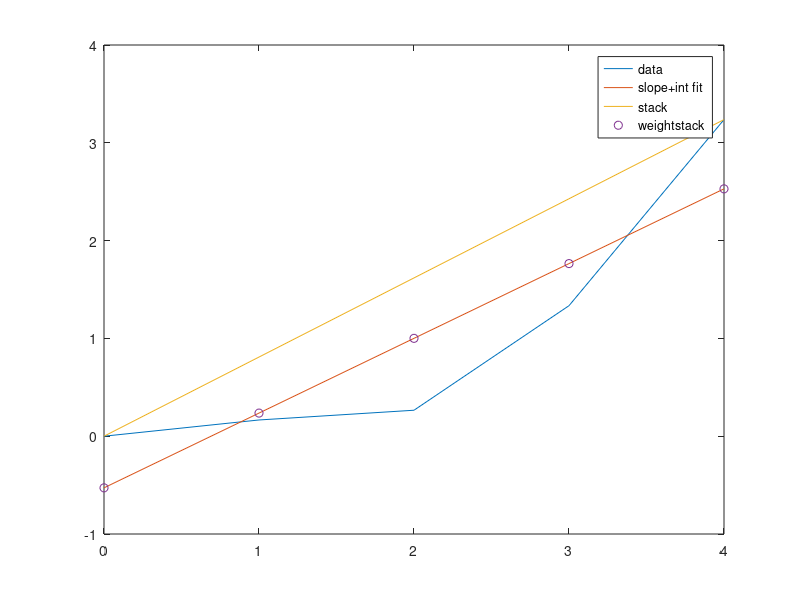

Source code (MATLAB):
t=[0 1 2 3 4]';
nt=length(t);
v=1;
Var=2;


G=[-1 1 0 0 0;0 -1 1 0 0;0 0 -1 1 0; 0 0 0 -1 1]; 
Ga=G;
Ga(end+1,1)=1;
Gg=inv(Ga'*Ga)*G';

G1=[diff(t)];
Gg1a=inv(G1'*G1)*G1';

G2=[t ones(size(t))];
Gg2=inv(G2'*G2)*G2';


covd=diag(ones(nt,1))*Var;
covi=covd(2:end,2:end)*2-diag(ones(nt-2,1),1)*Var-diag(ones(nt-2,1),-1)*Var;
% 
W=inv(covi);
Gg1b=inv(G1'*W*G1)*G1'*W;
% 

numnoise=1;
for i=1:numnoise
    noise=sqrt(Var)*randn(size(t));
    d(:,i)=v*t+noise;
end

ints=G*d;

mod1=Gg2*Gg*ints;
mod2=Gg1a*ints;
mod3=Gg1b*ints;

figure
plot(t,d-d(1))
hold on
plot(t,mod1(1)*t+mod1(2))
plot(t,mod2*t)
plot(t,mod3*t+mod1(2),'o')
legend('data','slope+int fit','stack','weightstack')